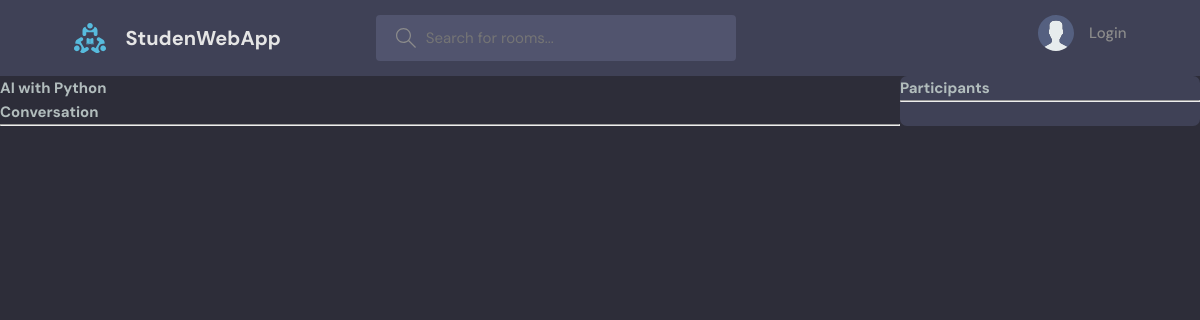
/room/5, run on an earlier commit of the app's database.
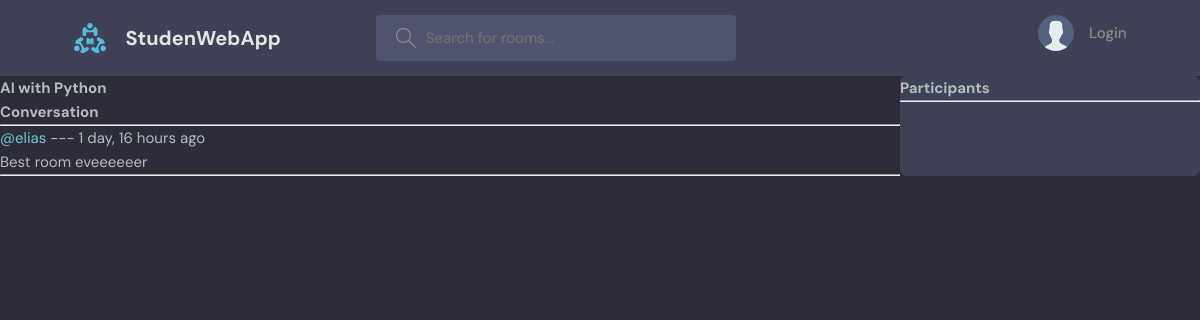
And on a later commit of the database.
### base/models.py (models this page shows, shortened)
class Message(models.Model):
    user = models.ForeignKey(User, on_delete=models.CASCADE)
    room = models.ForeignKey( Room, on_delete=models.CASCADE)
    body = models.TextField()
    updated = models.DateTimeField(auto_now=True)
    created = models.DateTimeField(auto_now_add=True)
    class Meta:
        ordering = ['-updated','-created']

### base/views.py (the view, shortened to what this page needs)
# urls.py: path('room/<str:pk>', views.room, name="room"),
def room(request, pk):
    room = Room.objects.get(id=pk)
    room_messages = room.message_set.all().order_by('-created')
    participants = room.participants.all()
    context = {"room":room, "room_messages": room_messages, "participants": participants}
    return render(request, 'base/room.html', context)

### base/templates/base/room.html (shortened to what this page needs)
{% extends 'layout.html' %}
    {% block mainBlock %}
        <div class="room-container">
            <div class="conversation">
                <h1>{{ room.name }}</h1>
                <div class="comment-wrapper">
                    <h3>Conversation</h3>
                    <hr>
                    <div class="messages">
                        {% for message in room_messages %}
                            <div>
                                <small> <a href="{% url 'user-profile' message.user.id %}">@{{ message.user }}</a>  ---  {{ message.created|timesince }} ago</small>
                                <p>{{ message.body }}</p>
                                <hr>
                            </div>
                        {% endfor %}
                    </div>
                </div>
            </div>
            <div class="participants">
                <h3>Participants</h3>
                <hr>
            </div>
        </div>
    {% endblock mainBlock %}

What changed in the data, as far as the page shows it:
added Message: user "elias", created "1 day, 16 hours", body "Best room eveeeeeer"
